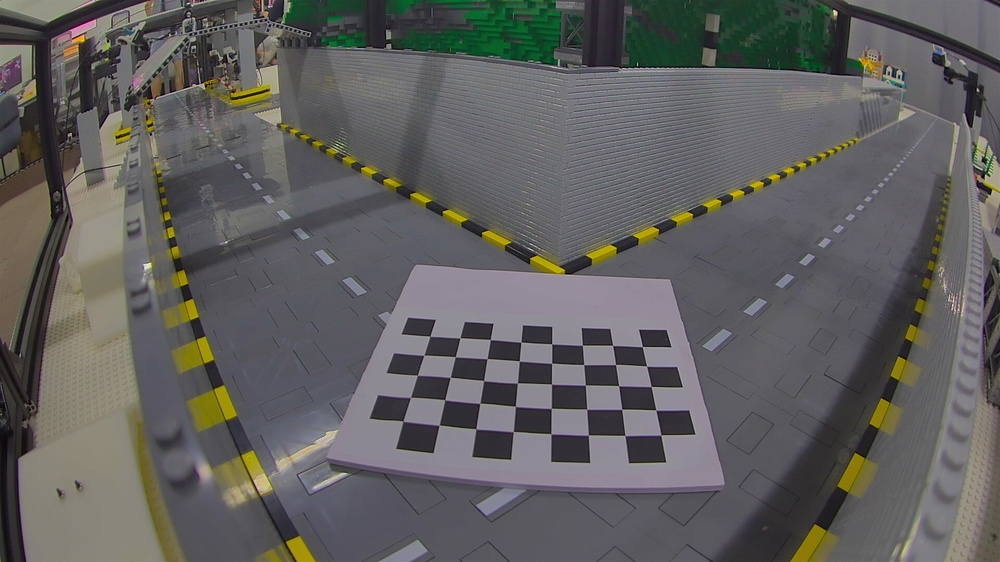
#> input picture img/camera12.jpg, 1000 x 562 px, shrunk from 1920 x 1080 before the run
$ python solve_extrinsics.py
#> lines starting #> are read from the running program, lines starting #| are printed output that depends on the picture; long printed decimals are rounded
import cv2
import numpy as np
import matplotlib.pyplot as plt
from mpl_toolkits.mplot3d import Axes3D
import json

# 相机内参矩阵
camera_matrix = np.array([
    [1010.3189694810105, 0.0, 1015.0927389339929],
    [0.0, 1010.2102194659125, 534.4561232862634],
    [0.0, 0.0, 1.0]
])

# 相机畸变系数
dist_coeffs = np.array([
    -0.06046845156654011,
    -0.00327963133444338,
    -0.00510223471826531,
    0.00113234650865978
])

camera_image_path = "./img/camera12.jpg"

g_cam_mat = [camera_matrix]
g_cam_dist = [dist_coeffs]

# 棋盘格大小
pattern_size = (8, 5)  # 例如，8x5的棋盘格
square_size = 0.015  # 每个方格的边长，单位为米

def DrawCameraRT(picture, cam_id, ax):
#> called with picture = './img/camera12.jpg', cam_id = 1
    global g_cam_mat, g_cam_dist
    camera_matrix = g_cam_mat[cam_id - 1]
    dist_coeffs = g_cam_dist[cam_id - 1]
    image = cv2.imread(picture, cv2.IMREAD_GRAYSCALE)
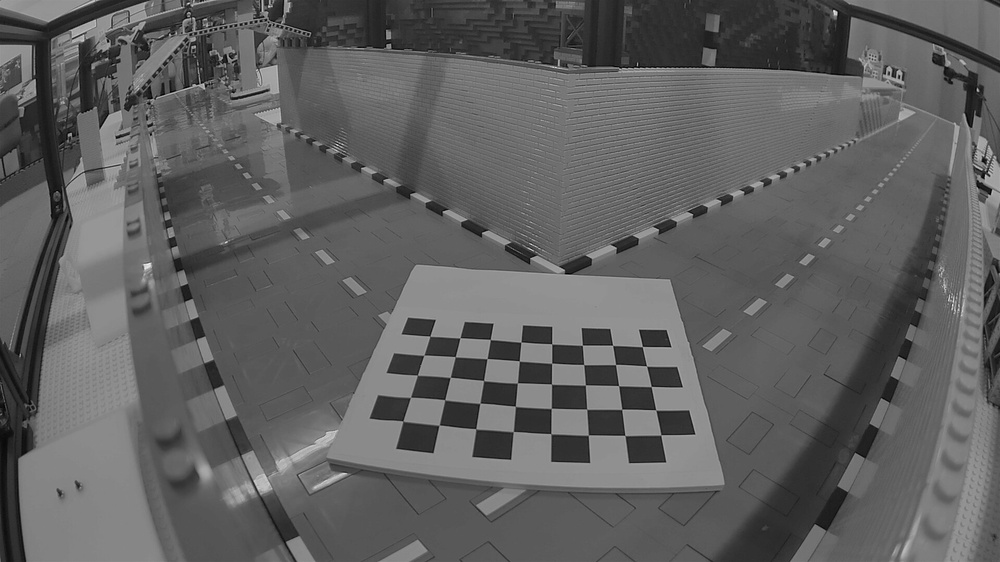
#> image: shape (562, 1000); min 0, max 242, mean 96
    ret, corners = cv2.findChessboardCorners(image, pattern_size)
#> ret = True; corners = 40 rows, first 8: [429.8, 336.2], [460, 337.8], [490.3, 339.4], [520.9, 342.1], [551.7, 343.9], [582.4, 345.3], [612.6, 345.4], [642.4, 346.5]
    criteria = (cv2.TERM_CRITERIA_EPS + cv2.TERM_CRITERIA_MAX_ITER, 30, 0.001)

    if ret:
        # 提高角点精度
        corners2 = cv2.cornerSubPix(image, corners, (11, 11), (-1, -1), criteria)
#> corners2 = 40 rows, first 8: [429.7, 336.3], [460.1, 337.8], [490.3, 339.5], [520.9, 342.1], [551.7, 343.8], [582.4, 345.3], [612.6, 345.4], [642.4, 346.6]

        # 定义世界坐标系中的棋盘格点
        objp = np.zeros((pattern_size[0] * pattern_size[1], 3), np.float32)
        objp[:, :2] = np.mgrid[0:pattern_size[0], 0:pattern_size[1]].T.reshape(-1, 2)
        objp *= square_size

        # 计算相机相对于棋盘格的位姿
        ret, rvecs, tvecs = cv2.solvePnP(objp, corners2, camera_matrix, dist_coeffs)
#> rvecs = [-0.661, -0.382, -0.131]; tvecs = [-0.285, -0.095, 0.472]

        # 将旋转向量转换为旋转矩阵
        R, _ = cv2.Rodrigues(rvecs)
#> R = [[0.923, 0.238, -0.303], [0.0017, 0.784, 0.621], [0.386, -0.573, 0.723]]
        R = R.T
#> R = [[0.923, 0.0017, 0.386], [0.238, 0.784, -0.573], [-0.303, 0.621, 0.723]]
        tvecs = -R @ tvecs
#> tvecs = [0.0807, 0.413, -0.369]

        print("Rotation matrix:")
        print(R)
#| [[ 0.9226  0.001701  0.3857]
#|  [ 0.2381  0.7841 -0.5731]
#|  [-0.3034   0.6206  0.7231 ]]
        print("Translation vector:")
        print(tvecs)
#| [[ 0.08067]
#|  [ 0.4127]
#|  [-0.3686]]

        json_data = {
            "rotation": R.tolist(),
            "translation": tvecs.tolist(),
            "intrinsics": camera_matrix.tolist()
        }
#> json_data = {'rotation': [[0.923, 0.0017, 0.386], [0.238, 0.784, -0.573], [-0.303, 0.621, 0.723]], 'translation': [[0.0807], [0.413], [-0.369]], 'intrinsics': [[1010.3, 0, 1015.1], [0, 1010.2, 534.5], [0, 0, 1]]}
        with open("./output/camera.json", "w") as file:
            json.dump(json_data, file)

        # 绘制棋盘格在世界坐标系中的点
        if cam_id == 1:
            ax.scatter(objp[:, 0], objp[:, 1], objp[:, 2], c='r', marker='o')

        # 绘制相机坐标系的原点
        camera_origin = tvecs.flatten()
#> camera_origin = [0.0807, 0.413, -0.369]
        ax.scatter(camera_origin[0], camera_origin[1], camera_origin[2], c='b', marker='^')
        ax.text(camera_origin[0], camera_origin[1], camera_origin[2], f'{cam_id}', color='red')

        # 绘制相机坐标系的坐标轴
        axis_length = 0.1  # 坐标轴长度
        x_axis = camera_origin + R[:, 0] * axis_length
#> x_axis = [0.173, 0.436, -0.399]
        y_axis = camera_origin + R[:, 1] * axis_length
#> y_axis = [0.0808, 0.491, -0.307]
        z_axis = camera_origin + R[:, 2] * axis_length
#> z_axis = [0.119, 0.355, -0.296]

        # 绘制相机坐标系的x轴
        ax.plot([camera_origin[0], x_axis[0]],
                [camera_origin[1], x_axis[1]],
                [camera_origin[2], x_axis[2]], 'r-')

        # 绘制相机坐标系的y轴
        ax.plot([camera_origin[0], y_axis[0]],
                [camera_origin[1], y_axis[1]],
                [camera_origin[2], y_axis[2]], 'g-')

        # 绘制相机坐标系的z轴
        ax.plot([camera_origin[0], z_axis[0]],
                [camera_origin[1], z_axis[1]],
                [camera_origin[2], z_axis[2]], 'b-')
    else:
        print(f"cam{cam_id}: 棋盘格角点检测失败。")

# 在matplotlib中绘制结果
fig = plt.figure()
ax = fig.add_subplot(111, projection='3d')

DrawCameraRT(camera_image_path, 1, ax)

ax.set_xlabel('X')
ax.set_ylabel('Y')
ax.set_zlabel('Z')
ax.legend()

# 设置坐标轴范围
max_range = np.array([
    ax.get_xlim(), ax.get_ylim(), ax.get_zlim()
]).ptp().max() / 2

mid_x = (ax.get_xlim()[0] + ax.get_xlim()[1]) / 2
mid_y = (ax.get_ylim()[0] + ax.get_ylim()[1]) / 2
mid_z = (ax.get_zlim()[0] + ax.get_zlim()[1]) / 2

ax.set_xlim(mid_x - max_range, mid_x + max_range)
ax.set_ylim(mid_y - max_range, mid_y + max_range)
ax.set_zlim(mid_z - max_range, mid_z + max_range)

plt.show()
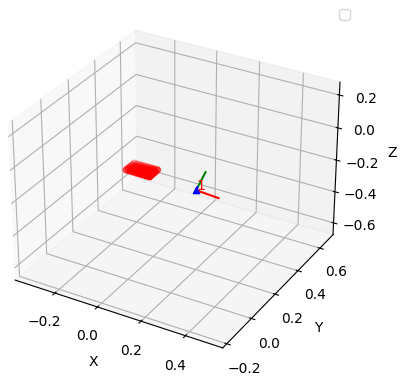
#> figure drawn by matplotlib, 1 panel

$ run again, with img/detect.png saved as img/camera12.jpg
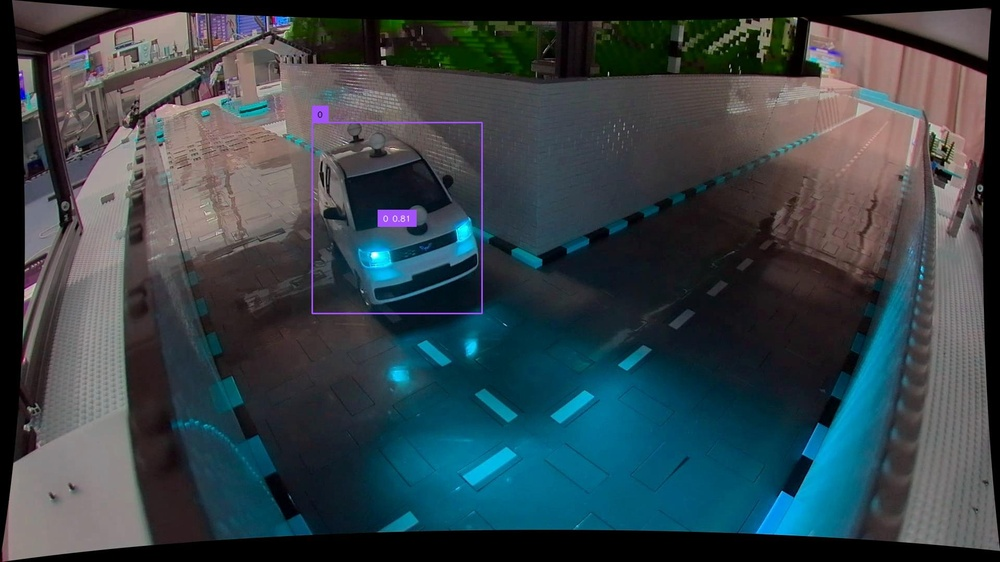
#> input picture img/detect.png, 1000 x 562 px, shrunk from 1920 x 1080 before the run
#> in DrawCameraRT, `image = cv2.imread(picture, cv2.IMREAD_GRAYSCALE)`:
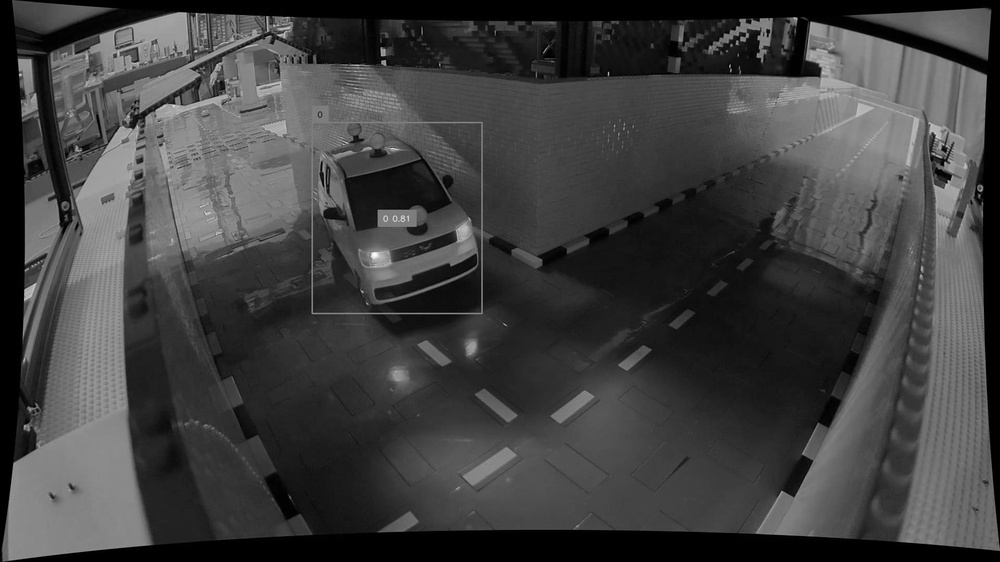
#> image: shape (562, 1000); min 0, max 252, mean 64
#> ret = False; corners = None
